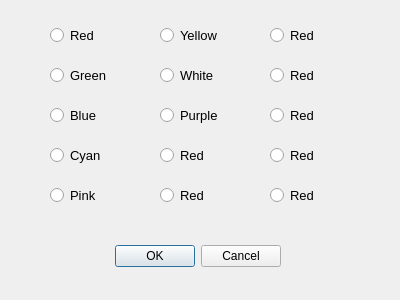
<?xml version="1.0" encoding="UTF-8"?>
<ui version="4.0">
 <class>Dialog</class>
 <widget class="QDialog" name="Dialog">
  <property name="geometry">
   <rect>
    <x>0</x>
    <y>0</y>
    <width>400</width>
    <height>300</height>
   </rect>
  </property>
  <property name="windowTitle">
   <string>Dialog</string>
  </property>
  <widget class="QDialogButtonBox" name="buttonBox">
   <property name="geometry">
    <rect>
     <x>-70</x>
     <y>240</y>
     <width>351</width>
     <height>32</height>
    </rect>
   </property>
   <property name="orientation">
    <enum>Qt::Horizontal</enum>
   </property>
   <property name="standardButtons">
    <set>QDialogButtonBox::Cancel|QDialogButtonBox::Ok</set>
   </property>
  </widget>
  <widget class="QRadioButton" name="red">
   <property name="geometry">
    <rect>
     <x>50</x>
     <y>20</y>
     <width>82</width>
     <height>31</height>
    </rect>
   </property>
   <property name="font">
    <font>
     <pointsize>10</pointsize>
    </font>
   </property>
   <property name="text">
    <string>Red</string>
   </property>
  </widget>
  <widget class="QRadioButton" name="green">
   <property name="geometry">
    <rect>
     <x>50</x>
     <y>60</y>
     <width>82</width>
     <height>31</height>
    </rect>
   </property>
   <property name="font">
    <font>
     <pointsize>10</pointsize>
    </font>
   </property>
   <property name="text">
    <string>Green</string>
   </property>
  </widget>
  <widget class="QRadioButton" name="blue">
   <property name="geometry">
    <rect>
     <x>50</x>
     <y>100</y>
     <width>82</width>
     <height>31</height>
    </rect>
   </property>
   <property name="font">
    <font>
     <pointsize>10</pointsize>
    </font>
   </property>
   <property name="text">
    <string>Blue</string>
   </property>
  </widget>
  <widget class="QRadioButton" name="cyan">
   <property name="geometry">
    <rect>
     <x>50</x>
     <y>140</y>
     <width>82</width>
     <height>31</height>
    </rect>
   </property>
   <property name="font">
    <font>
     <pointsize>10</pointsize>
    </font>
   </property>
   <property name="text">
    <string>Cyan</string>
   </property>
  </widget>
  <widget class="QRadioButton" name="pink">
   <property name="geometry">
    <rect>
     <x>50</x>
     <y>180</y>
     <width>82</width>
     <height>31</height>
    </rect>
   </property>
   <property name="font">
    <font>
     <pointsize>10</pointsize>
    </font>
   </property>
   <property name="text">
    <string>Pink</string>
   </property>
  </widget>
  <widget class="QRadioButton" name="yellow">
   <property name="geometry">
    <rect>
     <x>160</x>
     <y>20</y>
     <width>82</width>
     <height>31</height>
    </rect>
   </property>
   <property name="font">
    <font>
     <pointsize>10</pointsize>
    </font>
   </property>
   <property name="text">
    <string>Yellow</string>
   </property>
  </widget>
  <widget class="QRadioButton" name="white">
   <property name="geometry">
    <rect>
     <x>160</x>
     <y>60</y>
     <width>82</width>
     <height>31</height>
    </rect>
   </property>
   <property name="font">
    <font>
     <pointsize>10</pointsize>
    </font>
   </property>
   <property name="text">
    <string>White</string>
   </property>
  </widget>
  <widget class="QRadioButton" name="purple">
   <property name="geometry">
    <rect>
     <x>160</x>
     <y>100</y>
     <width>82</width>
     <height>31</height>
    </rect>
   </property>
   <property name="font">
    <font>
     <pointsize>10</pointsize>
    </font>
   </property>
   <property name="text">
    <string>Purple</string>
   </property>
  </widget>
  <widget class="QRadioButton" name="red_9">
   <property name="geometry">
    <rect>
     <x>160</x>
     <y>140</y>
     <width>82</width>
     <height>31</height>
    </rect>
   </property>
   <property name="font">
    <font>
     <pointsize>10</pointsize>
    </font>
   </property>
   <property name="text">
    <string>Red</string>
   </property>
  </widget>
  <widget class="QRadioButton" name="red_10">
   <property name="geometry">
    <rect>
     <x>160</x>
     <y>180</y>
     <width>82</width>
     <height>31</height>
    </rect>
   </property>
   <property name="font">
    <font>
     <pointsize>10</pointsize>
    </font>
   </property>
   <property name="text">
    <string>Red</string>
   </property>
  </widget>
  <widget class="QRadioButton" name="red_11">
   <property name="geometry">
    <rect>
     <x>270</x>
     <y>20</y>
     <width>82</width>
     <height>31</height>
    </rect>
   </property>
   <property name="font">
    <font>
     <pointsize>10</pointsize>
    </font>
   </property>
   <property name="text">
    <string>Red</string>
   </property>
  </widget>
  <widget class="QRadioButton" name="red_12">
   <property name="geometry">
    <rect>
     <x>270</x>
     <y>60</y>
     <width>82</width>
     <height>31</height>
    </rect>
   </property>
   <property name="font">
    <font>
     <pointsize>10</pointsize>
    </font>
   </property>
   <property name="text">
    <string>Red</string>
   </property>
  </widget>
  <widget class="QRadioButton" name="red_13">
   <property name="geometry">
    <rect>
     <x>270</x>
     <y>100</y>
     <width>82</width>
     <height>31</height>
    </rect>
   </property>
   <property name="font">
    <font>
     <pointsize>10</pointsize>
    </font>
   </property>
   <property name="text">
    <string>Red</string>
   </property>
  </widget>
  <widget class="QRadioButton" name="red_14">
   <property name="geometry">
    <rect>
     <x>270</x>
     <y>140</y>
     <width>82</width>
     <height>31</height>
    </rect>
   </property>
   <property name="font">
    <font>
     <pointsize>10</pointsize>
    </font>
   </property>
   <property name="text">
    <string>Red</string>
   </property>
  </widget>
  <widget class="QRadioButton" name="red_15">
   <property name="geometry">
    <rect>
     <x>270</x>
     <y>180</y>
     <width>82</width>
     <height>31</height>
    </rect>
   </property>
   <property name="font">
    <font>
     <pointsize>10</pointsize>
    </font>
   </property>
   <property name="text">
    <string>Red</string>
   </property>
  </widget>
 </widget>
 <resources/>
 <connections>
  <connection>
   <sender>buttonBox</sender>
   <signal>accepted()</signal>
   <receiver>Dialog</receiver>
   <slot>accept()</slot>
   <hints>
    <hint type="sourcelabel">
     <x>248</x>
     <y>254</y>
    </hint>
    <hint type="destinationlabel">
     <x>157</x>
     <y>274</y>
    </hint>
   </hints>
  </connection>
  <connection>
   <sender>buttonBox</sender>
   <signal>rejected()</signal>
   <receiver>Dialog</receiver>
   <slot>reject()</slot>
   <hints>
    <hint type="sourcelabel">
     <x>316</x>
     <y>260</y>
    </hint>
    <hint type="destinationlabel">
     <x>286</x>
     <y>274</y>
    </hint>
   </hints>
  </connection>
 </connections>
</ui>
